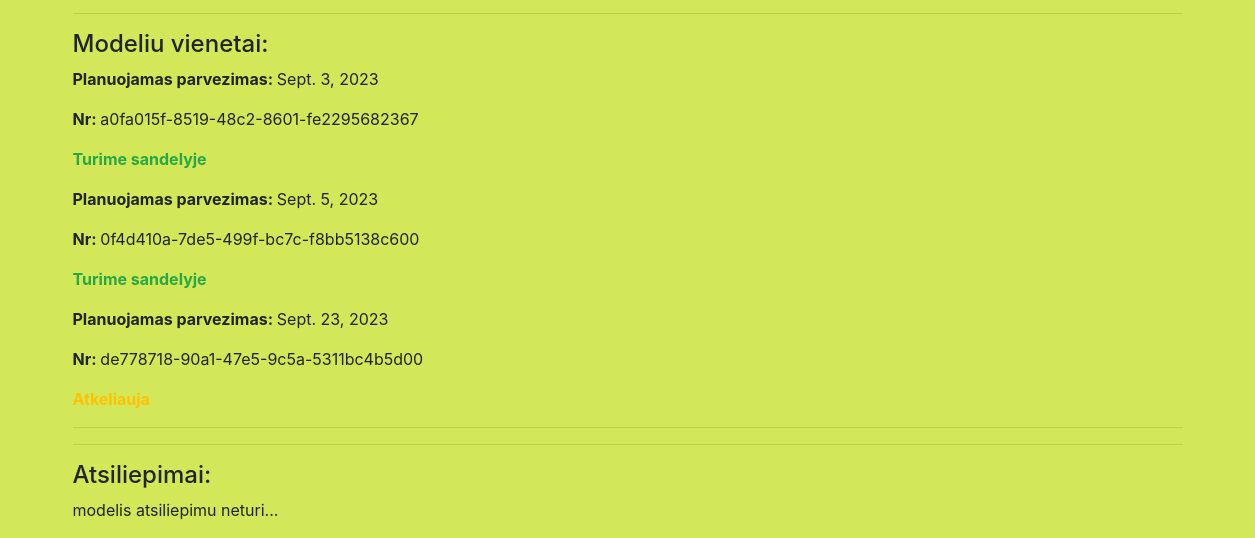
/motociklai/modeliai/10 (lower part), run on an earlier commit of the app's database.
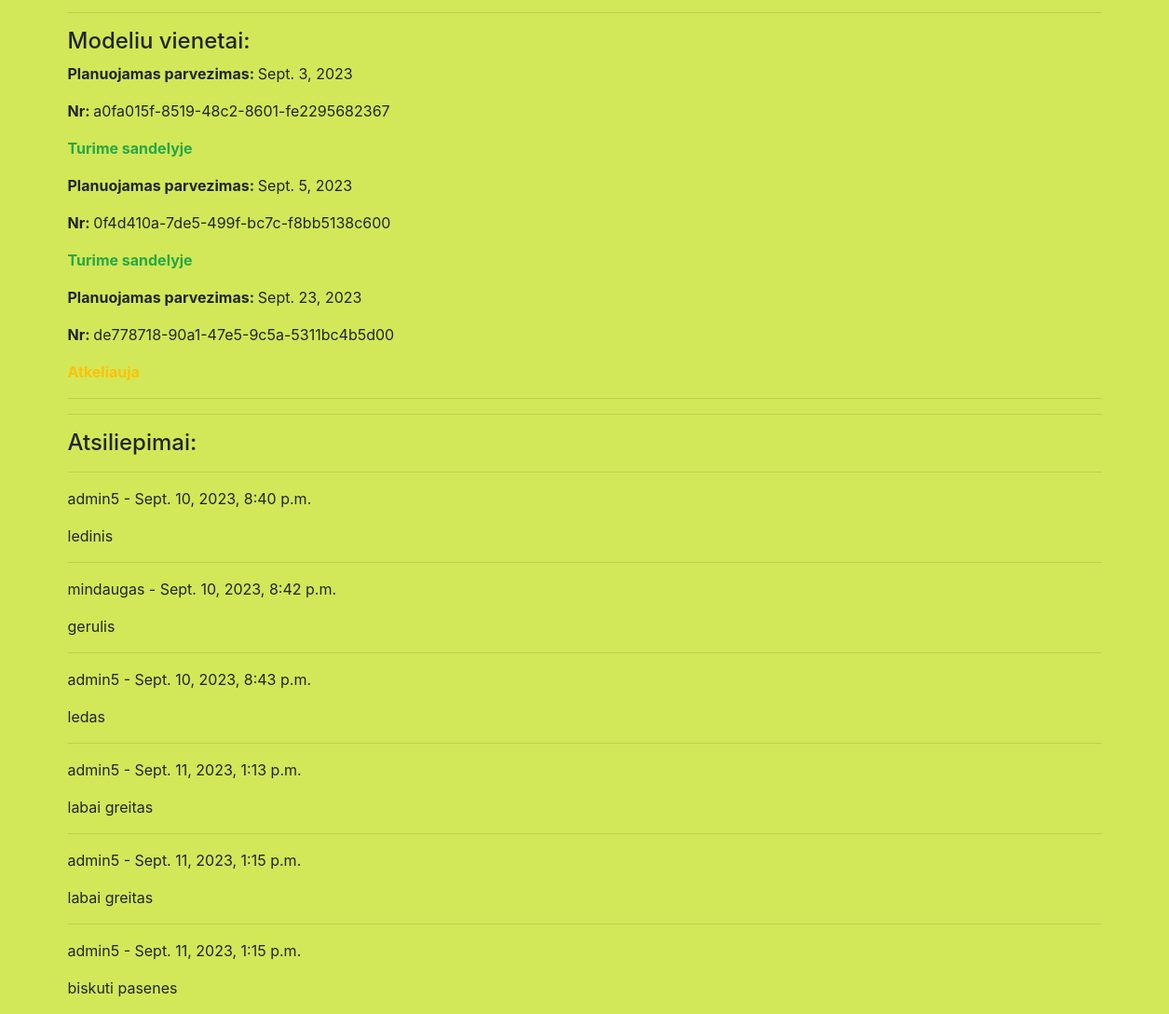
And on a later commit of the database.
### motociklai/models.py (models this page shows, shortened)
class ModelisInstance(models.Model):
    id = models.UUIDField(primary_key=True, default=uuid.uuid4)
    modelis = models.ForeignKey('Modelis', on_delete=models.CASCADE, related_name='modelisinstance_set')
    planuojama_gauti = models.DateField('Turesime pardavime', null=True, blank=True )
    LIKUCIU_STATUS = (
        ('t', 'Turime sandelyje'),
        ('a', 'Atkeliauja'),
        ('n', 'Neturime'),
        ('r', 'Rezervuota')
    )
    status = models.CharField(
        max_length=1,
        choices = LIKUCIU_STATUS,
        blank = True,
        default='a',
        help_text='Moto statusas'
    )
    klientas = models.ForeignKey(User, on_delete=models.SET_NULL, null=True, blank=True)
    class Meta:
        ordering = ['planuojama_gauti']

class ModelisReview(models.Model):
    content = models.TextField('Atsiliepimas', max_length=2000)
    date_created = models.DateTimeField(auto_now_add=True)
    modelis = models.ForeignKey(Modelis, on_delete=models.CASCADE, related_name='modelisreview_set', blank=True)
    reviewer = models.ForeignKey(User, on_delete=models.SET_NULL, null=True, blank=True)

### motociklai/views.py (the view, shortened to what this page needs)
# urls.py: path('modeliai/<int:pk>', views.ModelisDetailView.as_view(), name='modelis-vienas-url'),
class ModelisDetailView(generic.edit.FormMixin, generic.DetailView):
    model = Modelis
    context_object_name = 'modelis'
    template_name = 'modelis_detail.html'
    form_class = ModelisReviewForm

### motociklai/models.py (called while the page is built)
    def __str__(self):
        return f"{self.pavadinimas} - {self.gaminimo_pradzia}"

    def __str__(self):
        return self.name

### motociklai/templates/modelis_detail.html (shortened to what this page needs)
{% extends "base.html" %}
{% block content %}
<hr/>
{% if modelis.modelisinstance_set.all %}
<h4>Modeliu vienetai:</h4>
    {% for copy in modelis.modelisinstance_set.all %}
<p><strong>Planuojamas parvezimas:  </strong>{{ copy.planuojama_gauti }}</p>
<p><strong>Nr: </strong>{{ copy.id }}</p>
    <p class="{% if copy.status == 'n' %} text-danger
              {% elif copy.status == 't' %} text-success
              {% elif copy.status == 'r' %} text-muted
              {% else %} text-warning
              {% endif %}">
        <strong>{{ copy.get_status_display }}</strong></p>
    {% endfor %}
{% else %}
    <p>Kolkas tokio modelio neturime... </p>
{% endif %}
<hr/>
<hr/>
<h4>Atsiliepimai: </h4>
    {% if modelis.modelisreview_set.all %}
        {% for review_o in modelis.modelisreview_set.all %}
            <hr/>
            <p>{{ review_o.reviewer }} - {{ review_o.date_created }}</p>
            <p>{{ review_o.content }}</p>
        {% endfor %}
    {% else %}
        <p>modelis atsiliepimu neturi...</p>
    {% endif %}
{% endblock %}

### motociklai/templates/base.html (shortened to what this page needs)
<!DOCTYPE html>
<html lang="en">
<head>
    <link
            rel="stylesheet"
            href="https://stackpath.bootstrapcdn.com/bootstrap/4.1.3/css/bootstrap.min.css"
    />
    <link
            rel="stylesheet"
            href="https://cdnjs.cloudflare.com/ajax/libs/font-awesome/4.7.0/css/font-awesome.min.css"
    />
    {% load static %}
    <link rel="stylesheet" href="{% static 'css/styles.css' %}"/>
</head>
<body>
<div class="container">{% block content %}{% endblock %}</div>
</body>
</html>

### motociklai/static/css/styles.css (style rules this page uses)
body { background-color: #d2e858; }

What changed in the data, as far as the page shows it:
added ModelisReview: reviewer "admin5", date_created "Sept. 10, 2023, 8:40 p.m.", content "ledinis"
added ModelisReview: reviewer "mindaugas", date_created "Sept. 10, 2023, 8:42 p.m.", content "gerulis"
added ModelisReview: reviewer "admin5", date_created "Sept. 10, 2023, 8:43 p.m.", content "ledas"
added ModelisReview: reviewer "admin5", date_created "Sept. 11, 2023, 1:13 p.m.", content "labai greitas"
added ModelisReview: reviewer "admin5", date_created "Sept. 11, 2023, 1:15 p.m.", content "labai greitas"
added ModelisReview: reviewer "admin5", date_created "Sept. 11, 2023, 1:15 p.m.", content "biskuti pasenes"
Also different on the page:
text no longer shown: "modelis atsiliepimu neturi..."
